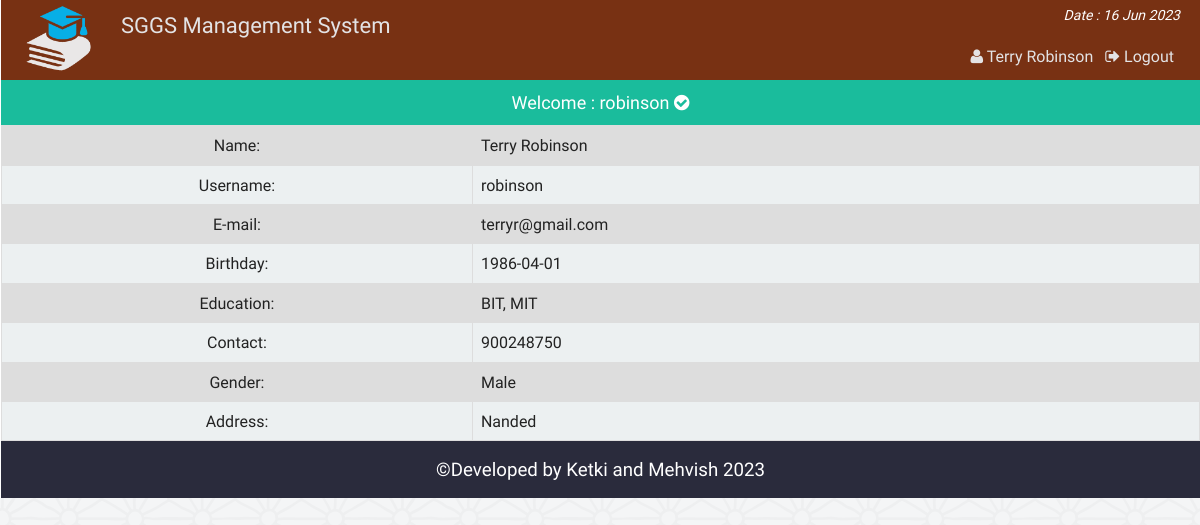
Page /fct_single_profile.php (signed in) on the committed database.
### tables this page shows
CREATE TABLE `faculty` (
  `id` int(11) NOT NULL,
  `username` varchar(15) NOT NULL,
  `password` varchar(50) NOT NULL,
  `name` varchar(30) NOT NULL,
  `email` varchar(100) NOT NULL,
  `birthday` date DEFAULT NULL,
  `gender` varchar(10) NOT NULL,
  `education` varchar(100) DEFAULT NULL,
  `contact` int(100) DEFAULT NULL,
  `address` varchar(255) DEFAULT NULL
);

### php/functions.php (called while the page is built, shortened)
<?php
class login_registration_class{
	public function get_faculty_by_username($uname){
		global $conn;
		$sql = "select * from faculty where username='$uname'";
		$result = $conn->query($sql);
		return $result;
	}
};
?>

### fct_single_profile.php (the view, shortened to what this page needs)
<?php
require "php/config.php";
require_once "php/functions.php";
$user = new login_registration_class();
$funame = $_SESSION['f_uname'];
?>
<?php
include "php/headertop.php";
?>
	<div class="faculty">
		<p style="font-size:18px;text-align:center;background:#1abc9c;color:#fff;padding:10px;margin:0">Welcome : <?php echo $funame; ?> <i class="fa fa-check-circle" aria-hidden="true"></i></p>
			<table class="tab_one">
			<?php
				$getuser = $user->get_faculty_by_username($funame);
				while($row = $getuser->fetch_assoc()){
			?>
			<tr>
				<td  style="text-align:center">Name: </td>
				<td><?php echo $row['name']; ?></td>
			</tr>
			<tr>
				<td  style="text-align:center">Username: </td>
				<td><?php echo $row['username']; ?></td>
			</tr>
			<tr>
				<td  style="text-align:center">E-mail: </td>
				<td><?php echo $row['email']; ?></td>
			</tr>
			<tr>
				<td  style="text-align:center">Birthday: </td>
				<td><?php echo $row['birthday']; ?></td>
			</tr>
			<tr>
				<td  style="text-align:center">Education: </td>
				<td><?php echo $row['education']; ?></td>
			</tr>
			<tr>
				<td  style="text-align:center">Contact: </td>
				<td><?php echo $row['contact']; ?></td>
			</tr>
			<tr>
				<td  style="text-align:center">Gender: </td>
				<td><?php echo $row['gender']; ?></td>
			</tr>
			<tr>
				<td  style="text-align:center">Address: </td>
				<td><?php echo $row['address']; ?></td>
			</tr>
			<?php if($row['username'] == $funame){ ?>
			<?php } } ?>
		</table>
	</div>
<?php
include "php/footerbottom.php";
?>

### css/main.css (style rules this page uses)
html { color: #222; font-size: 1em; line-height: 1.4; }
body { font-family:roboto !important; background:url(../img/ptrn.png) repeat fixed; }
.st_reg th, td { padding: 8px; }
table.tab_one { width:100%; }
table.tab_one td { border:1px solid #ddd; padding:8px; }
table.tab_one tr:nth-child(odd) { background:#ddd; }
table.tab_one tr:nth-child(even) { background:#ecf0f1; }
table.att_tab tr,td,th { border:2px solid #ddd; border-collapse:collapse; padding:8px; }

### rows in the picture
faculty: name "Terry Robinson", username "robinson", email "terryr@gmail.com", birthday "1986-04-01", education "BIT, MIT", contact "900248750", gender "Male", address "Nanded"

### other values in the picture
$fname "Terry Robinson"
$funame "robinson"
